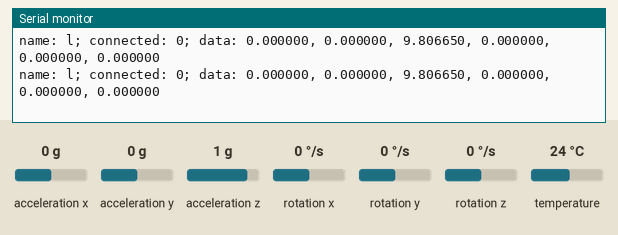
Simulated run of this sketch. Board: ESP32. On the bench: the last lines printed to the serial monitor. The inputs (shaded band) are chosen by the test bench; at power-on: acceleration x 0 g, acceleration y 0 g, acceleration z 1 g, rotation x 0 °/s, rotation y 0 °/s, rotation z 0 °/s, temperature 24 °C. WiFi joins after 1.5 s; servers stay silent unless stated.

Above: at 1.4 s.
1.5 s: acceleration x set to -1.4 g
At 2.5 s:
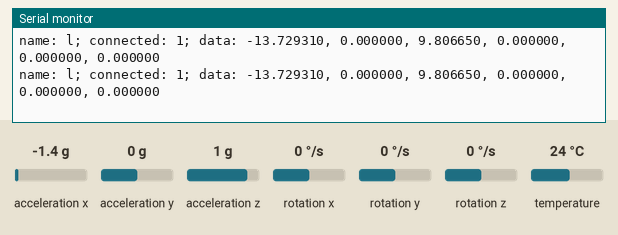
3.0 s: acceleration y set to -1.4 g
At 3.8 s:
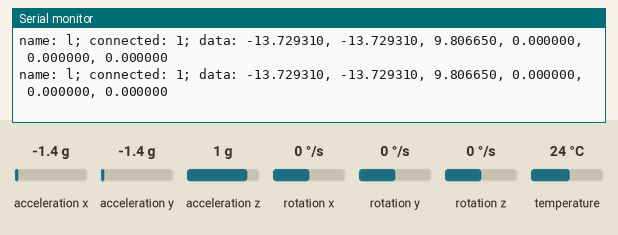
4.5 s: acceleration z set to -1.4 g
At 5.4 s:
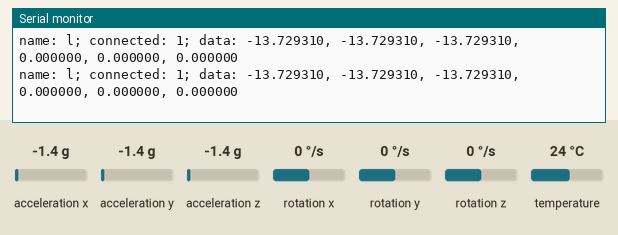
6.0 s: rotation x set to -192 °/s
At 6.7 s:
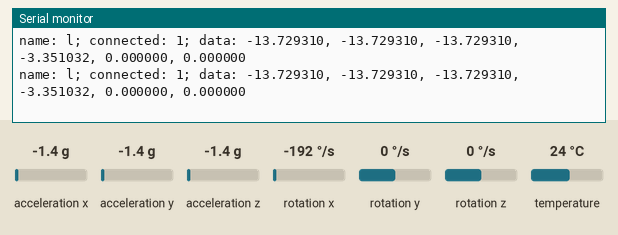
7.5 s: rotation y set to -192 °/s
At 8.3 s:
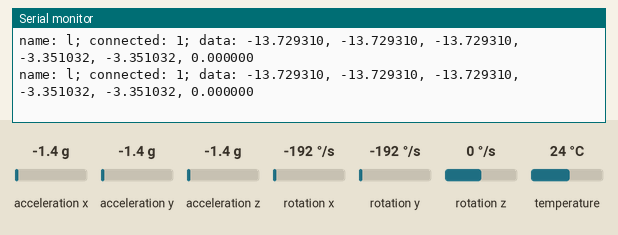
9.0 s: acceleration x set to 0 g
At 10.0 s:
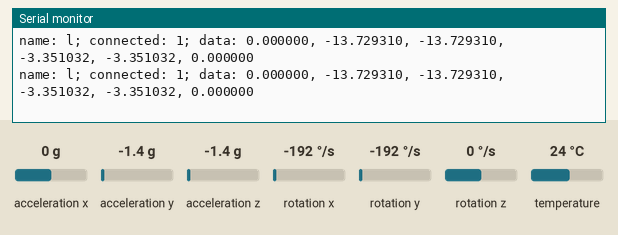

The sketch:

imu_arduino.ino
```cpp
#include <Adafruit_MPU6050.h>
#include <Adafruit_Sensor.h>
#include <Wire.h>
#include <WiFi.h>
#include <WiFiUdp.h>

Adafruit_MPU6050 mpu;

const char name = 'l'; // l or r

// WiFi network name and password:
//const char * networkName = "Mi Phone"; // specify SSID here
//const char * networkPswd = "forlab18only"; // specify password here
const char * networkName = "MGTS_GPON_8D20"; // specify SSID here
const char * networkPswd = "mQU3kaXP"; // specify password here

//IP address to send UDP data to:
// either use the ip address of the server or
// a network broadcast address
const char * udpAddress = "192.168.1.5"; // specify server IP here
const int udpPort = 60001; // specify server port here

//Are we currently connected?
boolean connected = false;

//The udp library class
WiFiUDP udp;

void setup(){
  // Initilize hardware serial:
  Serial.begin(115200);

  //Connect to the WiFi network
  connectToWiFi(networkName, networkPswd);

  while (!Serial)
    delay(10); // will pause Zero, Leonardo, etc until serial console opens
  Serial.println("Adafruit MPU6050 test!");

  // Try to initialize!
  if (!mpu.begin()) {
     Serial.println("Failed to find MPU6050 chip");
    while (1) {
      delay(10);
    }
  }
  Serial.println("MPU6050 Found!");

  mpu.setAccelerometerRange(MPU6050_RANGE_2_G);

  mpu.setGyroRange(MPU6050_RANGE_250_DEG);

  mpu.setFilterBandwidth(MPU6050_BAND_21_HZ);

  sensors_event_t a, g, temp;
  mpu.getEvent(&a, &g, &temp);
  delay(100);
  Serial.println("");
  delay(100);
}

void loop(){
  //only send data when connected
  sensors_event_t a, g, temp;
  mpu.getEvent(&a, &g, &temp);
  if(connected){
    //Send a packet
    udp.beginPacket(udpAddress,udpPort);
    udp.printf("%c, %lf, %lf, %lf, %lf, %lf, %lf\n", name,
                              a.acceleration.x, a.acceleration.y, a.acceleration.z,
                              g.gyro.x, g.gyro.y, g.gyro.z);

    udp.endPacket();
  }
  Serial.printf("name: %c; connected: %d; data: %lf, %lf, %lf, %lf, %lf, %lf\n",  name, connected,
                              a.acceleration.x, a.acceleration.y, a.acceleration.z,
                              g.gyro.x, g.gyro.y, g.gyro.z);
  delayMicroseconds(27778);
}

void connectToWiFi(const char * ssid, const char * pwd){
  Serial.println("Connecting to WiFi network: " + String(ssid));

  // delete old config
  WiFi.disconnect(true);
  //register event handler
  WiFi.onEvent(WiFiEvent);

  //Initiate connection
  WiFi.begin(ssid, pwd);

  Serial.println("Waiting for WIFI connection...");
}
//wifi event handler
void WiFiEvent(WiFiEvent_t event){
    switch(event) {
      case ARDUINO_EVENT_WIFI_STA_GOT_IP:
          //When connected set
          Serial.print("WiFi connected! IP address: ");
          Serial.println(WiFi.localIP());
          //initializes the UDP state
          //This initializes the transfer buffer
          udp.begin(WiFi.localIP(),udpPort);
          connected = true;
          break;
      case ARDUINO_EVENT_WIFI_STA_DISCONNECTED:
          Serial.println("WiFi lost connection");
          connected = false;
          break;
      default: break;
    }
}
```

Measured:
- after the input at 1.5 s, the serial monitor: prints a new line at once (image 1)
- after the input at 3.0 s, the serial monitor: prints a new line at once (image 2)
- after the input at 4.5 s, the serial monitor: prints a new line at once (image 3)
- after the input at 6.0 s, the serial monitor: prints a new line at once (image 4)
- after the input at 7.5 s, the serial monitor: prints a new line at once (image 5)
- after the input at 9.0 s, the serial monitor: prints a new line at once (image 6)
